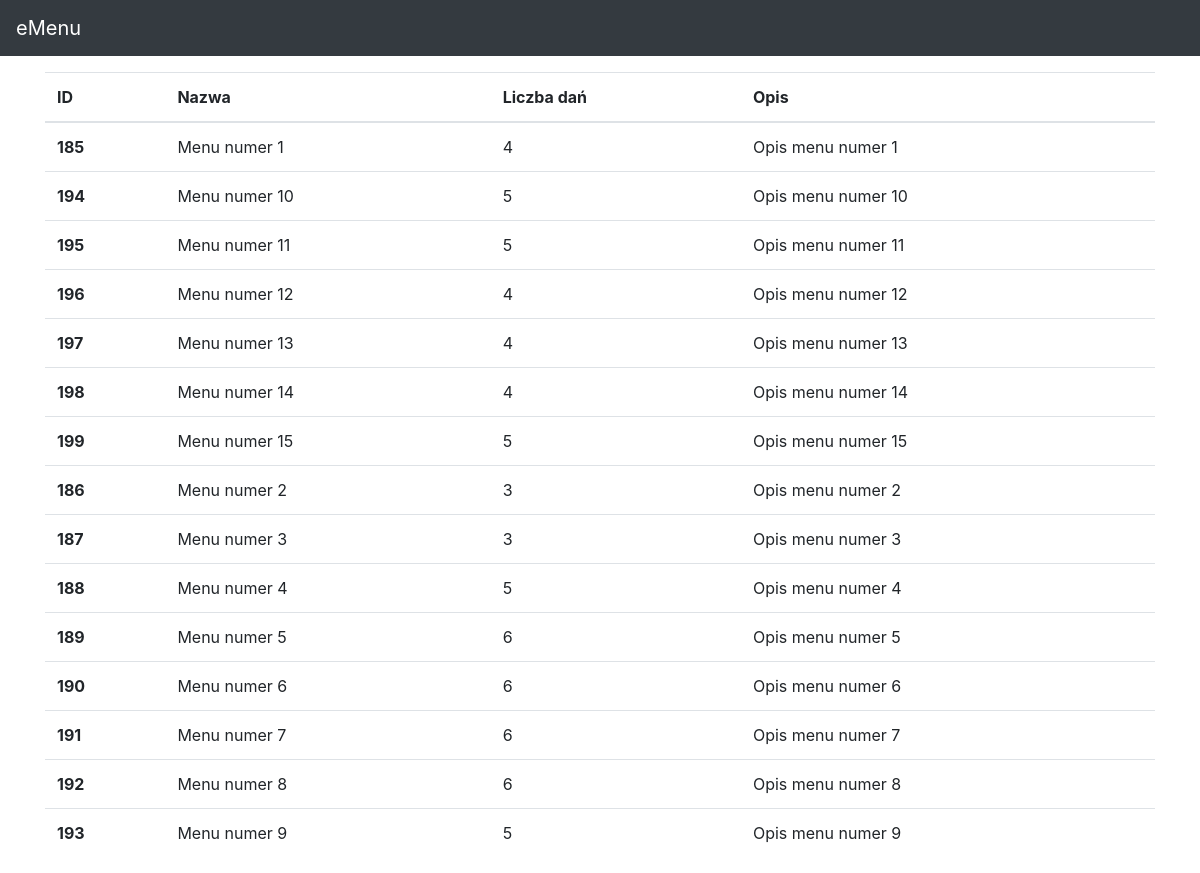
The page / on the database its author committed.
### eMenu/models.py (models this page shows, shortened)
class Menu(models.Model):
    name = models.CharField(max_length = 100, unique = True)
    description = models.CharField(max_length = 255)
    date_added = models.DateTimeField(auto_now_add = True)
    last_modified = models.DateTimeField(auto_now = True)

### eMenu/views.py (the view)
# urls.py: path('', views.MenuList)
def MenuList(request):
    menus = Menu.objects.exclude(dishes = None).annotate(dishes_count =
                                                         Count('dishes'))
    return render(request, 'menu_list_detail.html', {'menus': menus})

### eMenu/templates/menu_list_detail.html (shortened to what this page needs)
{% extends 'base.html' %}
{% load staticfiles %}
{% block head %}
<link rel="stylesheet" type="text/css" href="https://cdn.datatables.net/v/bs4-4.0.0/jq-3.2.1/dt-1.10.16/datatables.min.css"
/>
{% endblock %}
{% block content %}
<table class="table" id="menuList">
    <thead>
        <tr>
            <th scope="col">ID</th>
            <th scope="col">Nazwa</th>
            <th scope="col">Liczba dań</th>
            <th scope="col">Opis</th>
        </tr>
    </thead>
    <tbody>
        {% for menu in menus %}
        <tr>
            <th scope="row">{{ menu.id }}</th>
            <td>{{ menu.name }}</td>
            <td>{{ menu.dishes_count }}</td>
            <td>{{ menu.description }}</td>
        </tr>
        {% endfor %}
    </tbody>
</table>
{% endblock %}

### eMenu/templates/base.html (shortened to what this page needs)
<!DOCTYPE html>
<html>
<head>
    <link rel="stylesheet" href="https://maxcdn.bootstrapcdn.com/bootstrap/4.0.0-beta.2/css/bootstrap.min.css"
>
{% block head %}
{% endblock %}
</head>
<body>
    <nav class="navbar navbar-dark bg-dark" style="margin-bottom: 1em;">
        <a class="navbar-brand" href="/">eMenu</a>
    </nav>
    <div class="container">
        <div class="row">
            <div id="content" class="col-md-12">
                {% block content %}
                {% endblock %}
            </div>
        </div>
    </div>
</body>
</html>

### rows shown on the page
Menu: id "185", name "Menu numer 1", dishes_count "4", description "Opis menu numer 1"
Menu: id "194", name "Menu numer 10", dishes_count "5", description "Opis menu numer 10"
Menu: id "195", name "Menu numer 11", dishes_count "5", description "Opis menu numer 11"
Menu: id "196", name "Menu numer 12", dishes_count "4", description "Opis menu numer 12"
Menu: id "197", name "Menu numer 13", dishes_count "4", description "Opis menu numer 13"
Menu: id "198", name "Menu numer 14", dishes_count "4", description "Opis menu numer 14"
Menu: id "199", name "Menu numer 15", dishes_count "5", description "Opis menu numer 15"
Menu: id "186", name "Menu numer 2", dishes_count "3", description "Opis menu numer 2"
Menu: id "187", name "Menu numer 3", dishes_count "3", description "Opis menu numer 3"
Menu: id "188", name "Menu numer 4", dishes_count "5", description "Opis menu numer 4"
Menu: id "189", name "Menu numer 5", dishes_count "6", description "Opis menu numer 5"
Menu: id "190", name "Menu numer 6", dishes_count "6", description "Opis menu numer 6"
Menu: id "191", name "Menu numer 7", dishes_count "6", description "Opis menu numer 7"
Menu: id "192", name "Menu numer 8", dishes_count "6", description "Opis menu numer 8"
Menu: id "193", name "Menu numer 9", dishes_count "5", description "Opis menu numer 9"
